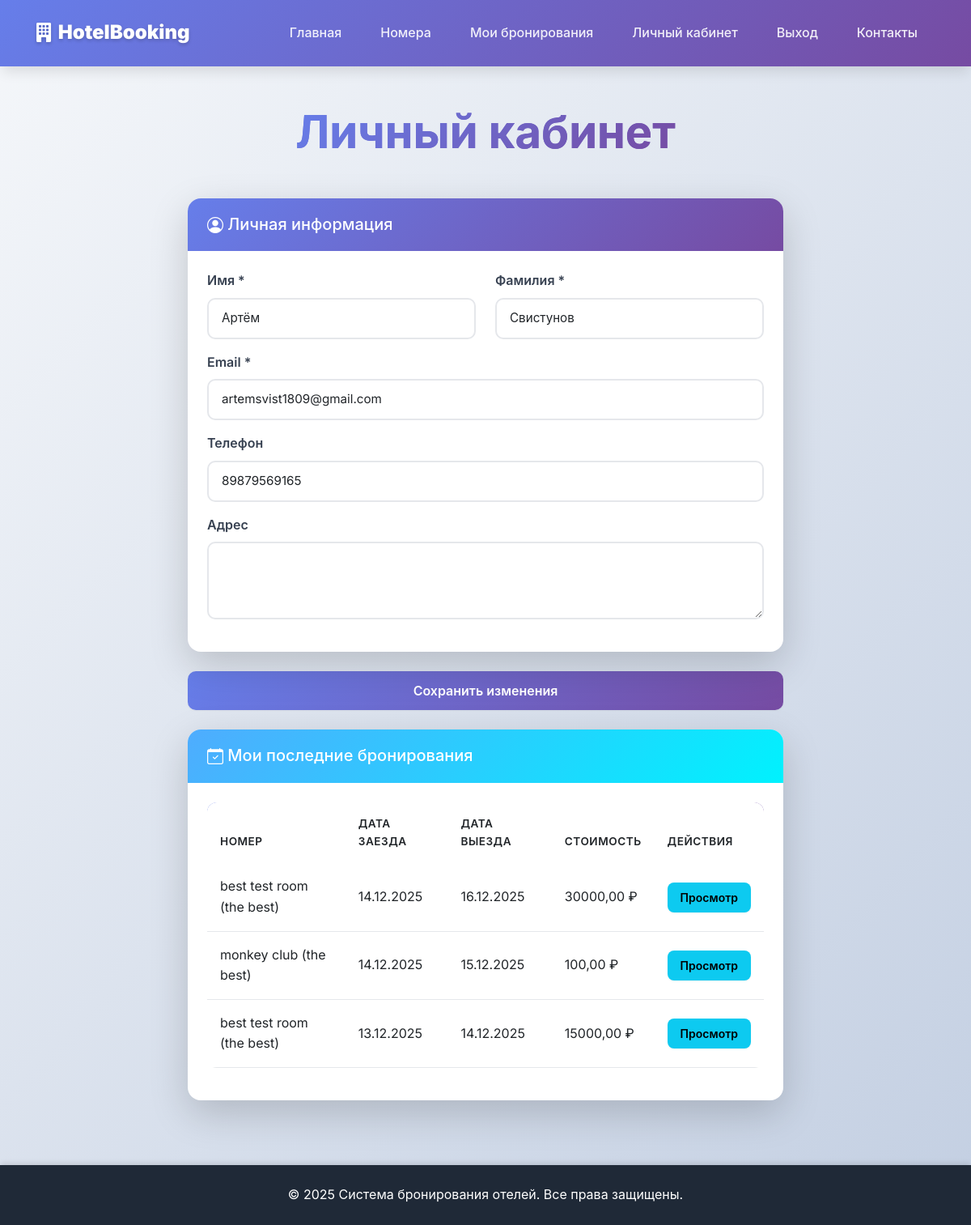
/profile/ (signed in), run on an earlier commit of the app's database.
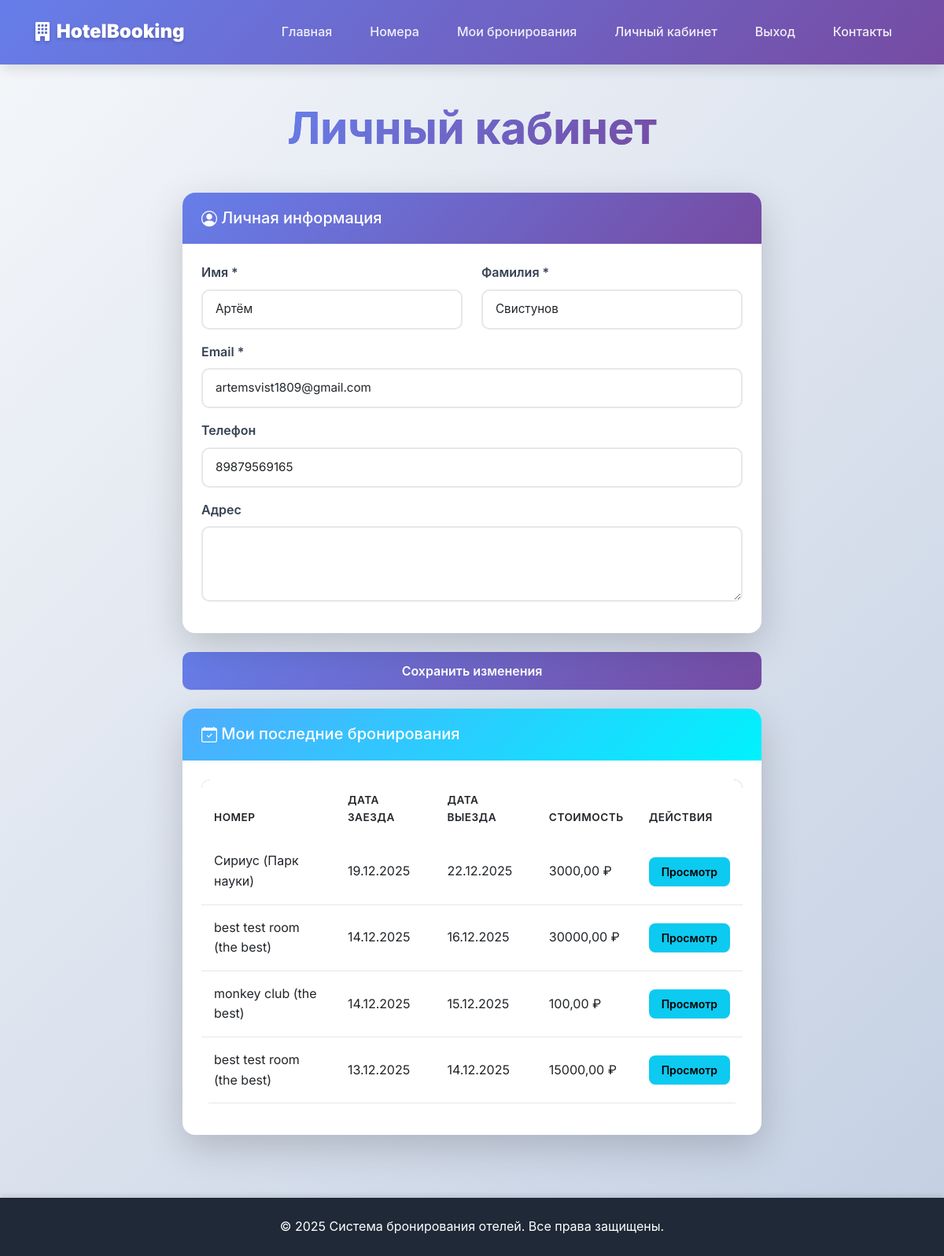
And on a later commit of the database.
### booking/models.py (models this page shows, shortened)
class Booking(models.Model):
    STATUS_CREATED = 'CREATED'
    STATUS_PAYMENT_PENDING = 'PAYMENT_PENDING'
    STATUS_PAID = 'PAID'
    STATUS_CANCELLED = 'CANCELLED'
    STATUS_PAYMENT_FAILED = 'PAYMENT_FAILED'
    STATUS_CHOICES = [
        (STATUS_CREATED, 'Создано'),
        (STATUS_PAYMENT_PENDING, 'Ожидает оплаты'),
        (STATUS_PAID, 'Оплачено'),
        (STATUS_CANCELLED, 'Отменено'),
        (STATUS_PAYMENT_FAILED, 'Ошибка оплаты'),
    ]
    booking_id = models.BigAutoField(primary_key=True)
    user = models.ForeignKey(User, on_delete=models.CASCADE, related_name='bookings', null=True, blank=True, verbose_name="Пользователь")
    guest = models.ForeignKey(Guest, on_delete=models.CASCADE, related_name='bookings', verbose_name="Гость")
    room = models.ForeignKey(Room, on_delete=models.CASCADE, related_name='bookings', verbose_name="Номер")
    check_in_date = models.DateField(verbose_name="Дата заезда")
    check_out_date = models.DateField(verbose_name="Дата выезда")
    adults_count = models.IntegerField(validators=[MinValueValidator(1)], verbose_name="Количество взрослых")
    children_count = models.IntegerField(default=0, validators=[MinValueValidator(0)], verbose_name="Количество детей")
    total_price = models.DecimalField(max_digits=10, decimal_places=2, verbose_name="Стоимость проживания")
    special_requests = models.TextField(null=True, blank=True, verbose_name="Пожелания")
    status = models.CharField(
        max_length=20,
        choices=STATUS_CHOICES,
        default=STATUS_PAYMENT_PENDING,
        verbose_name="Статус бронирования",
    )
    created_at = models.DateTimeField(auto_now_add=True, verbose_name="Дата создания")
    updated_at = models.DateTimeField(auto_now=True, verbose_name="Дата обновления")
    class Meta:
        verbose_name = "Бронирование"
        verbose_name_plural = "Бронирования"
        ordering = ['-check_in_date']

class Room(models.Model):
    room_id = models.BigAutoField(primary_key=True)
    hotel = models.ForeignKey(Hotel, on_delete=models.CASCADE, related_name='rooms', null=True, blank=True, verbose_name="Отель")
    number = models.CharField(max_length=50, verbose_name="Номер комнаты")
    name = models.CharField(max_length=200, verbose_name="Название номера")
    description = models.TextField(verbose_name="Описание")
    type_name = models.CharField(max_length=100, verbose_name="Тип комнаты")
    price_per_night = models.DecimalField(max_digits=10, decimal_places=2, validators=[MinValueValidator(0)], default=0, verbose_name="Цена за ночь")
    created_at = models.DateTimeField(auto_now_add=True, verbose_name="Дата создания")
    updated_at = models.DateTimeField(auto_now=True, verbose_name="Дата обновления")
    class Meta:
        verbose_name = "Номер"
        verbose_name_plural = "Номера"
        ordering = ['hotel', 'number']
        unique_together = [['hotel', 'number']]

class Hotel(models.Model):
    hotel_id = models.BigAutoField(primary_key=True)
    name = models.CharField(max_length=200, verbose_name="Название отеля")
    description = models.TextField(verbose_name="Описание")
    address = models.TextField(verbose_name="Адрес")
    phone = models.CharField(max_length=20, verbose_name="Телефон")
    email = models.EmailField(verbose_name="Email")
    owner = models.ForeignKey(User, on_delete=models.CASCADE, related_name='hotels', verbose_name="Владелец")
    created_at = models.DateTimeField(auto_now_add=True, verbose_name="Дата создания")
    updated_at = models.DateTimeField(auto_now=True, verbose_name="Дата обновления")
    class Meta:
        verbose_name = "Отель"
        verbose_name_plural = "Отели"
        ordering = ['name']

### booking/views.py (the view, shortened to what this page needs)
# urls.py: path('profile/', views.ProfileView.as_view(), name='profile'),
class ProfileView(LoginRequiredMixin, UpdateView):
    model = UserProfile
    form_class = UserProfileForm
    template_name = 'booking/profile.html'
    success_url = reverse_lazy('booking:profile')
    def get_object(self):
        profile, created = UserProfile.objects.get_or_create(user=self.request.user)
        return profile
    def get_form_kwargs(self):
        kwargs = super().get_form_kwargs()
        kwargs['user'] = self.request.user
        return kwargs
    def get_context_data(self, **kwargs):
        context = super().get_context_data(**kwargs)
        context['user_bookings'] = Booking.objects.filter(user=self.request.user).order_by('-check_in_date')[:10]
        return context

### booking/forms.py (shortened to what this page needs)
class UserProfileForm(forms.ModelForm):
    first_name = forms.CharField(max_length=30, required=True, widget=forms.TextInput(attrs={'class': 'form-control'}))
    last_name = forms.CharField(max_length=30, required=True, widget=forms.TextInput(attrs={'class': 'form-control'}))
    email = forms.EmailField(required=True, widget=forms.EmailInput(attrs={'class': 'form-control'}))
    class Meta:
        model = UserProfile
        fields = ['phone', 'address']
        widgets = {
            'phone': forms.TextInput(attrs={'class': 'form-control'}),
            'address': forms.Textarea(attrs={'class': 'form-control', 'rows': 3}),
        }
    def __init__(self, *args, **kwargs):
        self.user = kwargs.pop('user', None)
        super().__init__(*args, **kwargs)
        if self.user:
            self.fields['first_name'].initial = self.user.first_name
            self.fields['last_name'].initial = self.user.last_name
            self.fields['email'].initial = self.user.email

### booking/models.py (called while the page is built)
    @property
    def is_organization(self):
        return self.user_type == 'organization'

    @property
    def is_regular_user(self):
        return self.user_type == 'user'

### templates/booking/profile.html (shortened to what the changed rows need)
{% extends 'booking/base.html' %}
{% block content %}
<div class="row">
    <div class="col-md-8 mx-auto">
        <div class="text-center mb-5">
            <h1 class="display-4 fw-bold mb-3">
                <span style="background: linear-gradient(135deg, #667eea 0%, #764ba2 100%); -webkit-background-clip: text; -webkit-text-fill-color: transparent;">
                    Личный кабинет
                </span>
            </h1>
        </div>
        {% if user.profile.is_regular_user %}
        <div class="card mt-4 border-0 shadow-lg">
            <div class="card-body">
                {% if user_bookings %}
                <div class="table-responsive">
                    <table class="table">
                        <thead>
                            <tr>
                                <th>Номер</th>
                                <th>Дата заезда</th>
                                <th>Дата выезда</th>
                                <th>Стоимость</th>
                                <th>Действия</th>
                            </tr>
                        </thead>
                        <tbody>
                            {% for booking in user_bookings %}
                            <tr>
                                <td>{{ booking.room.name }} ({{ booking.room.hotel.name }})</td>
                                <td>{{ booking.check_in_date|date:"d.m.Y" }}</td>
                                <td>{{ booking.check_out_date|date:"d.m.Y" }}</td>
                                <td>{{ booking.total_price }} ₽</td>
                                <td>
                                    <a href="{% url 'booking:booking_detail' booking.pk %}" class="btn btn-sm btn-info">
                                        Просмотр
                                    </a>
                                </td>
                            </tr>
                            {% endfor %}
                        </tbody>
                    </table>
                </div>
                {% else %}
                <p class="text-muted">У вас пока нет бронирований</p>
                {% endif %}
            </div>
        </div>
        {% endif %}
    </div>
</div>
{% endblock %}

What changed in the data, as far as the page shows it:
added Booking: room.name "Сириус", room.hotel.name "Парк науки", check_in_date "19.12.2025", check_out_date "22.12.2025", total_price "3000,00"
